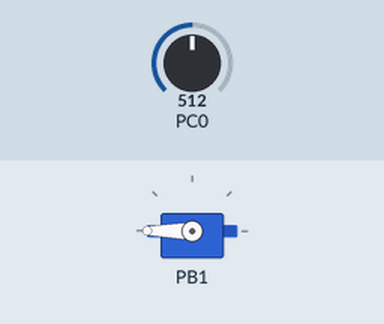
The program below on a simulated ATmega328P, built with avr-gcc and emulated at 16 MHz. Parts: servo. The test bench sets the inputs (shaded band); at power-on: PC0 = 512. Servo pulses on a pin are drawn as a servo (544–2400 µs = 0–180°).

Above: at 1.2 s.
1.3 s: PC0 set to 306
At 1.8 s:
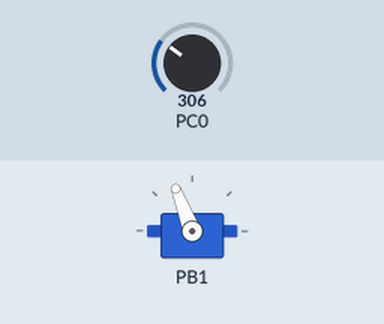
2.8 s: PC0 set to 122
At 4.0 s:
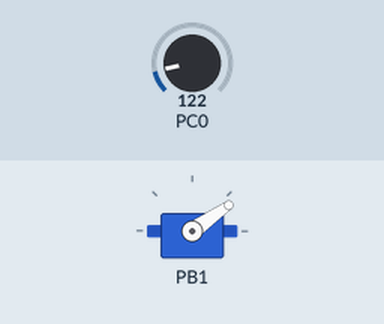
4.3 s: PC0 set to 511
At 5.3 s:
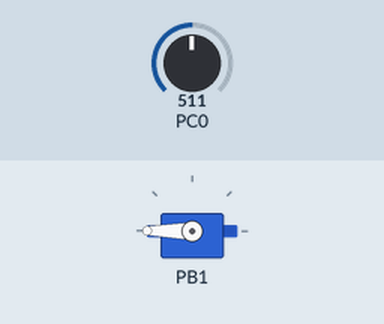
Timing chart, 0 to 7.3 s (numbered marks = the images above; inputs shaded):
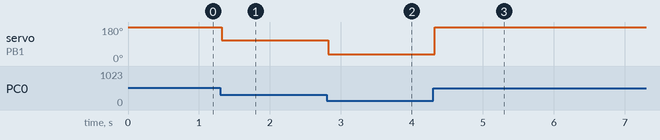

Measured:
- after the input at 1.3 s, servo on PB1: 180° → 111° at once
- after the input at 2.8 s, servo on PB1: 111° → 35° at once
- after the input at 4.3 s, servo on PB1: 35° → 180° at once

The program:

main.c
```c
/*
 * DA4_Ser.c
 *
 * Created: 2/20/2017 12:32:11 PM
 * Author : Luis
 */

#include <avr/io.h>
#include <util/delay.h>

#define F_CPU 16000000L
#define SERV_MIN 97
#define SER_MAX 535

void initateTimer();				//initialize the Timer and set PWM with a 50Hz
void ADC0init();					//initialize ADC0 as an input
float position(unsigned short);		//get the servo position

int main(void)
{
	//temporarily hold the value from the analog channel
	unsigned short val;
	//get the value of Vin
	float servo;

	ADC0init();
	initateTimer();

    while (1)
    {
		//Start conversion
		ADCSRA |= (1 << ADSC);
		//wait conversion to finish
		while((ADCSRA & (1 << ADIF)) == 0);

		if(!(val == (ADCH<<1))){
				//take the value from the upper bits of the ADC
				val = ADCH<<1;
		}

		//Get the Vin being read
		servo = position(val);
		//this will determine the position
		servo = (servo*438)+97;

		//The OCR1A value is based on what value ADC0 is reading
		//then develop a PWM based on ADC0 reading
		if(servo < SERV_MIN)
			OCR1A = SERV_MIN;
		else
			OCR1A = (int) servo;
    }

	return 0;
}

void initateTimer(){

//TOP = ((Focnx*N)/F_cpu)-1
//Desire Focnx = 50 Hz
ICR1 = 4999;
//ICR1 = (int)((16e6/(50*64))-1);

//SET Timer 1 to have the top to be ICR1
//FAST PWM reading the OCRA in non-inverting mode
//A prescalar of 64 => 16MHz / 64
TCCR1A = (1<<COM1A1)|(1<<WGM11);
TCCR1B = (1<<WGM13)|(1<<WGM12)|(1<<CS11)|(1<<CS10);
}
void ADC0init(){

	//SET ADC0 as an input
	DDRC |= (0<<PC0);

	//PWM pin (OC1A)
	DDRB |= (1<<PB1);

	//SET AVcc with external capacitor at AREF
	//and ADC0 as an input MUX[3:0] = 0b0000
	ADMUX = 0x60;

	//Turn on the ADC for conversion
	//CLKadc/128 = ADPS[2:0] = 0b111
	ADCSRA = 0x87;
	//= (1<<ADEN)|(1<<ADPS2)|(1<<ADPS1)|(1<<ADPS0);
	//Run in Free mode
	ADCSRB = 0x0;
}
float position(unsigned short val){
	//ADC = Vin*1024.0/Vref
	//Vin = ADC * 5(Vref)/1024.0
 return ((val*5)/1024.0);
}
```
